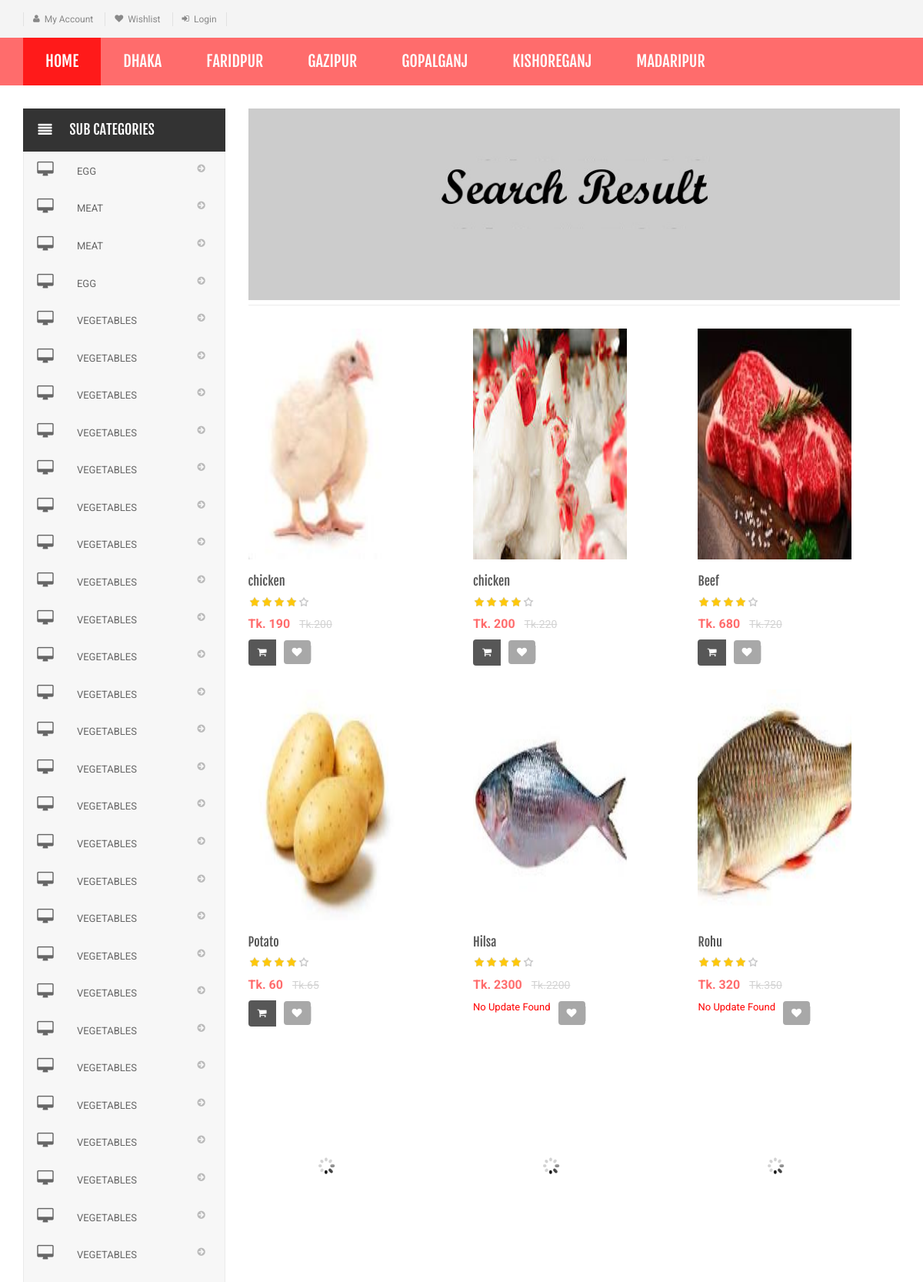
The app's page /Food/search-result.php (upper part) with its own data.
### tables this page shows
CREATE TABLE `category` (
  `id` int(11) NOT NULL,
  `categoryName` varchar(255) DEFAULT NULL,
  `categoryDescription` longtext DEFAULT NULL,
  `creationDate` timestamp NOT NULL DEFAULT current_timestamp(),
  `updationDate` varchar(255) DEFAULT NULL
);

CREATE TABLE `subcategory` (
  `id` int(11) NOT NULL,
  `categoryid` int(11) DEFAULT NULL,
  `subcategory` varchar(255) DEFAULT NULL,
  `creationDate` timestamp NULL DEFAULT current_timestamp(),
  `updationDate` varchar(255) DEFAULT NULL
);

CREATE TABLE `products` (
  `id` int(11) NOT NULL,
  `category` int(11) NOT NULL,
  `subCategory` int(11) DEFAULT NULL,
  `productName` varchar(255) DEFAULT NULL,
  `productCompany` varchar(255) DEFAULT NULL,
  `productPrice` int(11) DEFAULT NULL,
  `productPriceBeforeDiscount` int(11) DEFAULT NULL,
  `productDescription` longtext DEFAULT NULL,
  `productImage1` varchar(255) DEFAULT NULL,
  `productImage2` varchar(255) DEFAULT NULL,
  `productImage3` varchar(255) DEFAULT NULL,
  `shippingCharge` int(11) DEFAULT NULL,
  `productAvailability` varchar(255) DEFAULT NULL,
  `postingDate` timestamp NULL DEFAULT current_timestamp(),
  `updationDate` varchar(255) DEFAULT NULL
);

### Food/search-result.php (the view, shortened to what this page needs)
<?php
include('includes/config.php');
$find="%{$_POST['product']}%";
?>
<!DOCTYPE html>
<html lang="en">
	<head>
	    <link rel="stylesheet" href="assets/css/bootstrap.min.css">
	    <link rel="stylesheet" href="assets/css/main.css">
	    <link rel="stylesheet" href="assets/css/red.css">
	    <link rel="stylesheet" href="assets/css/owl.carousel.css">
		<link rel="stylesheet" href="assets/css/owl.transitions.css">
		<link href="assets/css/lightbox.css" rel="stylesheet">
		<link rel="stylesheet" href="assets/css/animate.min.css">
		<link rel="stylesheet" href="assets/css/rateit.css">
		<link rel="stylesheet" href="assets/css/bootstrap-select.min.css">
		<link rel="stylesheet" href="assets/css/config.css">
		<link href="assets/css/green.css" rel="alternate stylesheet" title="Green color">
		<link href="assets/css/blue.css" rel="alternate stylesheet" title="Blue color">
		<link href="assets/css/red.css" rel="alternate stylesheet" title="Red color">
		<link href="assets/css/orange.css" rel="alternate stylesheet" title="Orange color">
		<link href="assets/css/dark-green.css" rel="alternate stylesheet" title="Darkgreen color">
		<link rel="stylesheet" href="assets/css/font-awesome.min.css">
	</head>
    <body class="cnt-home">
<header class="header-style-1">
<?php include('includes/top-header.php');?>
<?php include('includes/menu-bar.php');?>
</header>
<div class="body-content outer-top-xs">
	<div class='container'>
		<div class='row outer-bottom-sm'>
			<div class='col-md-3 sidebar'>
<div class="side-menu animate-dropdown outer-bottom-xs">
<div class="side-menu animate-dropdown outer-bottom-xs">
    <div class="head"><i class="icon fa fa-align-justify fa-fw"></i>Sub Categories</div>
    <nav class="yamm megamenu-horizontal" role="navigation">
        <ul class="nav">
            <li class="dropdown menu-item">
              <?php $sql=mysqli_query($con,"select id,subcategory  from subcategory");
while($row=mysqli_fetch_array($sql))
{
    ?>
                <a href="sub-category.php?scid=<?php echo $row['id'];?>" class="dropdown-toggle"><i class="icon fa fa-desktop fa-fw"></i>
                <?php echo $row['subcategory'];?></a>
                <?php }?>
</li>
</ul>
    </nav>
</div>
</div>
            </div>
			<div class='col-md-9'>
	<div id="category" class="category-carousel hidden-xs">
		<div class="item">
			<div class="image">
				<img src="assets/images/banners/cat-banner-3.jpg" alt="" class="img-responsive">
			</div>
		</div>
</div>
				<div class="search-result-container">
					<div id="myTabContent" class="tab-content">
						<div class="tab-pane active " id="grid-container">
							<div class="category-product  inner-top-vs">
								<div class="row">
			<?php
$ret=mysqli_query($con,"select * from products where productName like '$find'");
$num=mysqli_num_rows($ret);
if($num>0)
{
while ($row=mysqli_fetch_array($ret))
{?>
		<div class="col-sm-6 col-md-4 wow fadeInUp">
			<div class="products">
	<div class="product">
		<div class="product-image">
			<div class="image">
				<a href="product-details.php?pid=<?php echo htmlentities($row['id']);?>"><img  src="assets/images/blank.gif" data-echo="admin/productimages/<?php echo htmlentities($row['id']);?>/<?php echo htmlentities($row['productImage1']);?>" alt="" width="200" height="300"></a>
			</div>
		</div>
		<div class="product-info text-left">
			<h3 class="name"><a href="product-details.php?pid=<?php echo htmlentities($row['id']);?>"><?php echo htmlentities($row['productName']);?></a></h3>
			<div class="rating rateit-small"></div>
			<div class="product-price">
				<span class="price">
					Tk. <?php echo htmlentities($row['productPrice']);?>			</span>
										     <span class="price-before-discount">Tk.<?php echo htmlentities($row['productPriceBeforeDiscount']);?></span>
			</div>
		</div>
					<div class="cart clearfix animate-effect">
				<div class="action">
					<ul class="list-unstyled">
						<li class="add-cart-button btn-group">
					<?php if($row['productAvailability']=='In Stock'){?>
										<button class="btn btn-primary icon" data-toggle="dropdown" type="button">
								<i class="fa fa-shopping-cart"></i>
							</button>
								<?php } else {?>
							<div class="action" style="color:red">No Update Found</div>
					<?php } ?>
						</li>
		                <li class="lnk wishlist">
							<a class="add-to-cart" href="category.php?pid=<?php echo htmlentities($row['id'])?>&&action=wishlist" title="Wishlist">
								 <i class="icon fa fa-heart"></i>
							</a>
						</li>
					</ul>
				</div>
			</div>
			</div>
			</div>
		</div>
	  <?php } } else {?>
		<div class="col-sm-6 col-md-4 wow fadeInUp"> <h3>No Product Found</h3>
		</div>
<?php } ?>
										</div>
							</div>
						</div>
				</div>
			</div>
		</div></div>
</div>
</div>
</body>
</html>

### Food/includes/top-header.php (shortened to what this page needs)
<div class="top-bar animate-dropdown">
	<div class="container">
		<div class="header-top-inner">
			<div class="cnt-account">
				<ul class="list-unstyled">
					<li><a href="my-account.php"><i class="icon fa fa-user"></i>My Account</a></li>
					<li><a href="my-wishlist.php"><i class="icon fa fa-heart"></i>Wishlist</a></li>
					<?php if(strlen($_SESSION['login'])==0)
    {   ?>
<li><a href="login.php"><i class="icon fa fa-sign-in"></i>Login</a></li>
<?php }
else{ ?>
				<li><a href="logout.php"><i class="icon fa fa-sign-out"></i>Logout</a></li>
				<?php } ?>
				</ul>
			</div>
			<div class="clearfix"></div>
		</div>
	</div>
</div>

### Food/includes/menu-bar.php (shortened to what this page needs)
<div class="header-nav animate-dropdown">
    <div class="container">
        <div class="yamm navbar navbar-default" role="navigation">
            <div class="nav-bg-class">
                <div class="navbar-collapse collapse" id="mc-horizontal-menu-collapse">
	<div class="nav-outer">
		<ul class="nav navbar-nav">
			<li class="active dropdown yamm-fw">
				<a href="index.php" data-hover="dropdown" class="dropdown-toggle">Home</a>
			</li>
              <?php $sql=mysqli_query($con,"select id,categoryName  from category limit 6");
while($row=mysqli_fetch_array($sql))
{
    ?>
			<li class="dropdown yamm">
				<a href="category.php?cid=<?php echo $row['id'];?>"> <?php echo $row['categoryName'];?></a>
			</li>
			<?php } ?>
		</ul>
		<div class="clearfix"></div>
	</div>
</div>
            </div>
        </div>
    </div>
</div>

### Food/assets/css/red.css (style rules this page uses)
a { color: #ff6c6c; }
.header-style-1 .header-nav { background: #ff6c6c; }
.cnt-home .header-style-1 .header-nav .navbar .navbar-nav > li.active { background: #ff1a1a; }
.product .product-info .product-price .price { color: #ff6c6c; }

### Food/assets/css/lightbox.css (style rules this page uses)
body:after { content: url(../images/close.png) url(../images/loading.gif) url(../images/prev.png) url(../images/next.png); display: none; }

### Food/assets/css/rateit.css (style rules this page uses)
.rateit { display: -moz-inline-box; display: inline-block; position: relative; -webkit-user-select: none; -khtml-user-select: none; -moz-user-select: none; -o-user-select: none; -ms-user-select: none; user-select: none; -webkit-touch-callout: none; }

### Food/assets/css/green.css (style rules this page uses)
a { color: #abd07e; }
.header-style-1 .header-nav { background: #abd07e; }
.cnt-home .header-style-1 .header-nav .navbar .navbar-nav > li.active { background: #84b943; }
.product .product-info .product-price .price { color: #abd07e; }

### Food/assets/css/blue.css (style rules this page uses)
a { color: #3498db; }
.header-style-1 .header-nav { background: #3498db; }
.cnt-home .header-style-1 .header-nav .navbar .navbar-nav > li.active { background: #1d6ca1; }
.product .product-info .product-price .price { color: #3498db; }

### Food/assets/css/orange.css (style rules this page uses)
a { color: #f39c12; }
.header-style-1 .header-nav { background: #f39c12; }
.cnt-home .header-style-1 .header-nav .navbar .navbar-nav > li.active { background: #ab6c09; }
.product .product-info .product-price .price { color: #f39c12; }

### Food/assets/css/dark-green.css (style rules this page uses)
a { color: #12cca7; }
.header-style-1 .header-nav { background: #12cca7; }
.cnt-home .header-style-1 .header-nav .navbar .navbar-nav > li.active { background: #0b816a; }
.product .product-info .product-price .price { color: #12cca7; }

### records on screen
category: categoryName "DHAKA"
category: categoryName "FARIDPUR"
category: categoryName "GAZIPUR"
category: categoryName "GOPALGANJ"
category: categoryName "KISHOREGANJ"
category: categoryName "MADARIPUR"
subcategory: subcategory "EGG"
subcategory: subcategory "MEAT"
subcategory: subcategory "MEAT"
subcategory: subcategory "EGG"
subcategory: subcategory "VEGETABLES"
subcategory: subcategory "VEGETABLES"
subcategory: subcategory "VEGETABLES"
subcategory: subcategory "VEGETABLES"
subcategory: subcategory "VEGETABLES"
subcategory: subcategory "VEGETABLES"
subcategory: subcategory "VEGETABLES"
subcategory: subcategory "VEGETABLES"
subcategory: subcategory "VEGETABLES"
subcategory: subcategory "VEGETABLES"
subcategory: subcategory "VEGETABLES"
subcategory: subcategory "VEGETABLES"
subcategory: subcategory "VEGETABLES"
subcategory: subcategory "VEGETABLES"
subcategory: subcategory "VEGETABLES"
subcategory: subcategory "VEGETABLES"
subcategory: subcategory "VEGETABLES"
subcategory: subcategory "VEGETABLES"
subcategory: subcategory "VEGETABLES"
subcategory: subcategory "VEGETABLES"
subcategory: subcategory "VEGETABLES"
subcategory: subcategory "VEGETABLES"
subcategory: subcategory "VEGETABLES"
subcategory: subcategory "VEGETABLES"
subcategory: subcategory "VEGETABLES"
subcategory: subcategory "VEGETABLES"
products: productImage1 (picture), productName "chicken", productPrice "190", productPriceBeforeDiscount "200", productAvailability "In Stock" (drawn)
products: productImage1 (picture), productName "chicken", productPrice "200", productPriceBeforeDiscount "220", productAvailability "In Stock" (drawn)
products: productImage1 (picture), productName "Beef", productPrice "680", productPriceBeforeDiscount "720", productAvailability "In Stock" (drawn)
products: productImage1 (picture), productName "Potato", productPrice "60", productPriceBeforeDiscount "65", productAvailability "In Stock" (drawn)
products: productImage1 (picture), productName "Hilsa", productPrice "2300", productPriceBeforeDiscount "2200", productAvailability "No Update Found"
products: productImage1 (picture), productName "Rohu", productPrice "320", productPriceBeforeDiscount "350", productAvailability "No Update Found"
